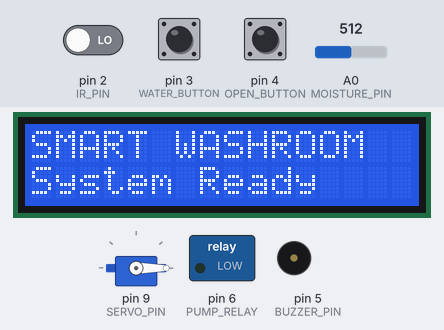
This sketch was run on a simulated Arduino Mega 2560, built with avr-gcc and run on an emulated ATmega2560. Shown: servo, 16×2 character LCD, switched loads named in the sketch (green lamp = pin HIGH), buzzer (waves = sounding). The test bench sets the inputs (shaded band); at power-on: pin 4 (OPEN_BUTTON) HIGH, pin 3 (WATER_BUTTON) HIGH, pin 2 (IR_PIN) LOW, A0 (MOISTURE_PIN) = 512.

Above: at 0.1 s.
3.3 s: pin 4 (OPEN_BUTTON) pulled LOW for 3.2 s
At 7.7 s:
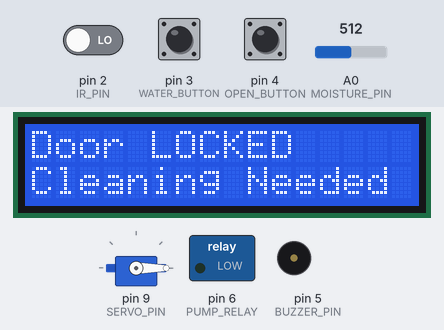
8.0 s: pin 3 (WATER_BUTTON) pulled LOW for 0.15 s
At 9.0 s:
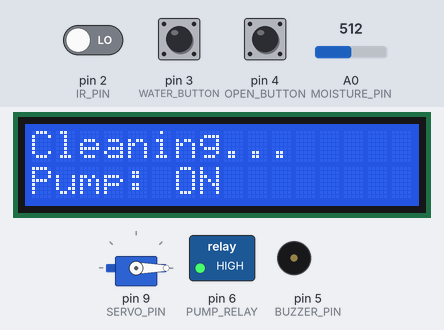
9.6 s: pin 2 (IR_PIN) driven HIGH
At 10.3 s:
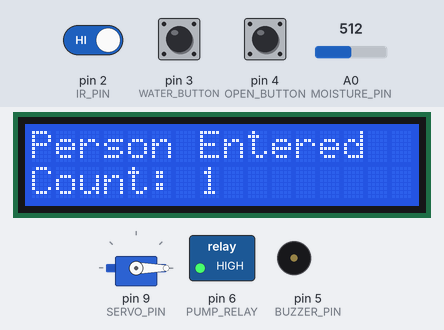
11.1 s: A0 (MOISTURE_PIN) set to 482
At 11.6 s:
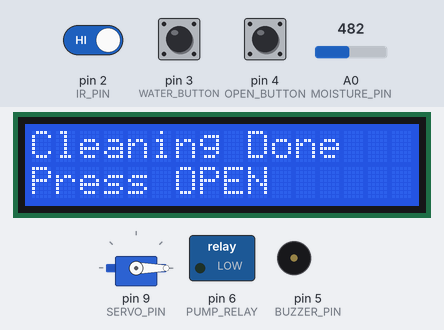
12.8 s: pin 4 (OPEN_BUTTON) pulled LOW for 0.15 s
At 14.1 s:
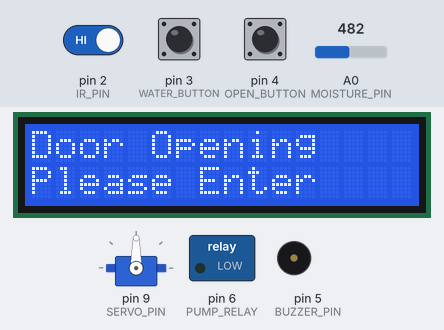
14.5 s: pin 3 (WATER_BUTTON) pulled LOW for 1 s
At 16.4 s:
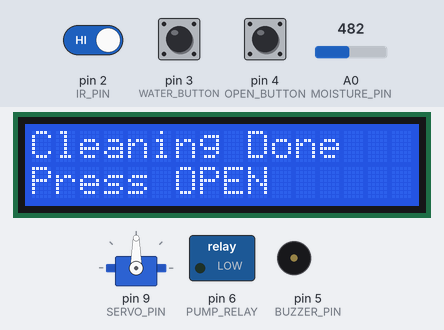
Timing chart, 0 to 17.9 s (numbered marks = the images above; inputs shaded):
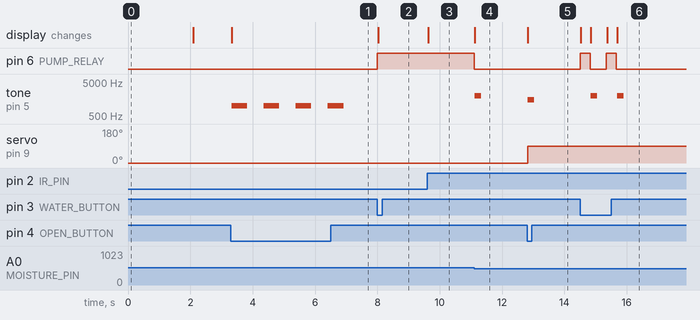

Measured:
- the behaviour switches between 500 and 499 on A0 (MOISTURE_PIN) (found by bisection; images 3 and 4)
- after the input at 3.3 s, tone on pin 5 (BUZZER_PIN): alternates 1000 Hz for 0.50 s and silent for 0.53 s, 8 changes in all, then stays silent, starting at once; the display: changes at once (image 1)
- after the input at 8.0 s, pin 6 (PUMP_RELAY): LOW → HIGH at once; the display: changes at once (image 2)
- after the input at 9.6 s, the display: changes at once (image 3)
- after the input at 11.1 s, pin 6 (PUMP_RELAY): HIGH → LOW at once; tone on pin 5 (BUZZER_PIN): silent → 2000 Hz at once, → silent 0.20 s later; the display: changes at once (image 4)
- after the input at 12.8 s, tone on pin 5 (BUZZER_PIN): silent → 1500 Hz at once, → silent 0.20 s later; servo on pin 9 (SERVO_PIN): 0° → 90° at once; the display: changes at once (image 5)
- after the input at 14.5 s, pin 6 (PUMP_RELAY): alternates HIGH for 0.32 s and LOW for 0.53 s, 4 changes in all, then stays LOW, starting at once; tone on pin 5 (BUZZER_PIN): alternates 2000 Hz for 0.20 s and silent for 0.65 s, 4 changes in all, then stays silent, starting after 0.35 s; the display: first changes at once (image 6 shows a later state)

The sketch:

Smart_Washroom_Hygiene_Monitor.ino
```cpp
/*
  SMART WASHROOM HYGIENE MONITOR
  Board: Arduino Mega 2560

  Door opens only when:
  1. Moisture is detected
  2. OPEN button is pressed
*/

#include <Wire.h>
#include <LiquidCrystal_I2C.h>
#include <Servo.h>

LiquidCrystal_I2C lcd(0x27, 16, 2);
Servo doorServo;

const int IR_PIN = 2;
const int WATER_BUTTON = 3;
const int OPEN_BUTTON = 4;
const int BUZZER_PIN = 5;
const int PUMP_RELAY = 6;
const int SERVO_PIN = 9;
const int MOISTURE_PIN = A0;

const int DOOR_CLOSED = 0;
const int DOOR_OPEN = 90;

// Calibrate this value for your moisture sensor.
const int MOISTURE_THRESHOLD = 500;

unsigned long washroomCount = 0;
bool personDetected = false;
bool cleaningStarted = false;
bool moistureDetected = false;

void setup() {
  pinMode(IR_PIN, INPUT);
  pinMode(WATER_BUTTON, INPUT_PULLUP);
  pinMode(OPEN_BUTTON, INPUT_PULLUP);
  pinMode(BUZZER_PIN, OUTPUT);
  pinMode(PUMP_RELAY, OUTPUT);

  digitalWrite(PUMP_RELAY, LOW);
  digitalWrite(BUZZER_PIN, LOW);

  doorServo.attach(SERVO_PIN);
  doorServo.write(DOOR_CLOSED);

  lcd.init();
  lcd.backlight();

  lcd.setCursor(0, 0);
  lcd.print("SMART WASHROOM");
  lcd.setCursor(0, 1);
  lcd.print("System Ready");
  delay(2000);
  lcd.clear();
}

void loop() {
  // Change HIGH to LOW if your IR module is active-LOW.
  if (digitalRead(IR_PIN) == HIGH && !personDetected) {
    personDetected = true;
    washroomCount++;

    doorServo.write(DOOR_CLOSED);

    lcd.clear();
    lcd.setCursor(0, 0);
    lcd.print("Person Entered");
    lcd.setCursor(0, 1);
    lcd.print("Count: ");
    lcd.print(washroomCount);

    delay(1000);
  }

  if (digitalRead(IR_PIN) == LOW) {
    personDetected = false;
  }

  // Start water cleaning.
  if (digitalRead(WATER_BUTTON) == LOW) {
    cleaningStarted = true;
    moistureDetected = false;
    digitalWrite(PUMP_RELAY, HIGH);

    lcd.clear();
    lcd.setCursor(0, 0);
    lcd.print("Cleaning...");
    lcd.setCursor(0, 1);
    lcd.print("Pump: ON");
    delay(300);
  }

  // Detect water/moisture.
  if (cleaningStarted) {
    int moistureValue = analogRead(MOISTURE_PIN);

    // Many modules give a lower value when wet.
    if (moistureValue < MOISTURE_THRESHOLD) {
      moistureDetected = true;
      cleaningStarted = false;
      digitalWrite(PUMP_RELAY, LOW);

      lcd.clear();
      lcd.setCursor(0, 0);
      lcd.print("Cleaning Done");
      lcd.setCursor(0, 1);
      lcd.print("Press OPEN");

      tone(BUZZER_PIN, 2000, 200);
      delay(500);
    }
  }

  // Door opens only after moisture is detected and OPEN is pressed.
  if (digitalRead(OPEN_BUTTON) == LOW) {
    if (moistureDetected) {
      doorServo.write(DOOR_OPEN);

      lcd.clear();
      lcd.setCursor(0, 0);
      lcd.print("Door Opening");
      lcd.setCursor(0, 1);
      lcd.print("Please Enter");

      tone(BUZZER_PIN, 1500, 200);
      delay(1000);

      moistureDetected = false;
    } else {
      doorServo.write(DOOR_CLOSED);

      lcd.clear();
      lcd.setCursor(0, 0);
      lcd.print("Door LOCKED");
      lcd.setCursor(0, 1);
      lcd.print("Cleaning Needed");

      tone(BUZZER_PIN, 1000, 500);
      delay(1000);
    }
  }
}
```
